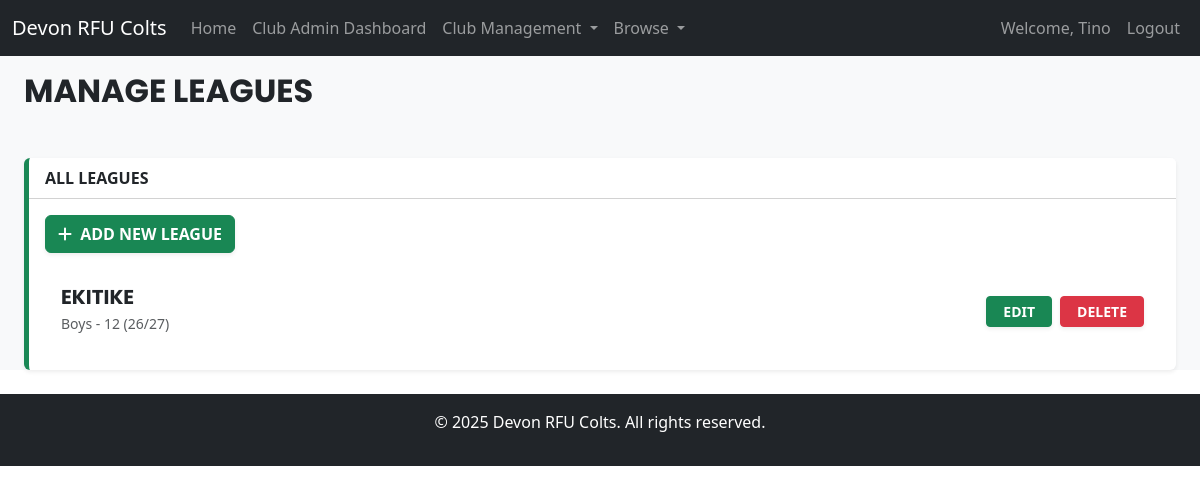
Page /accounts/manage_leagues/ (signed in) on the earlier database version.
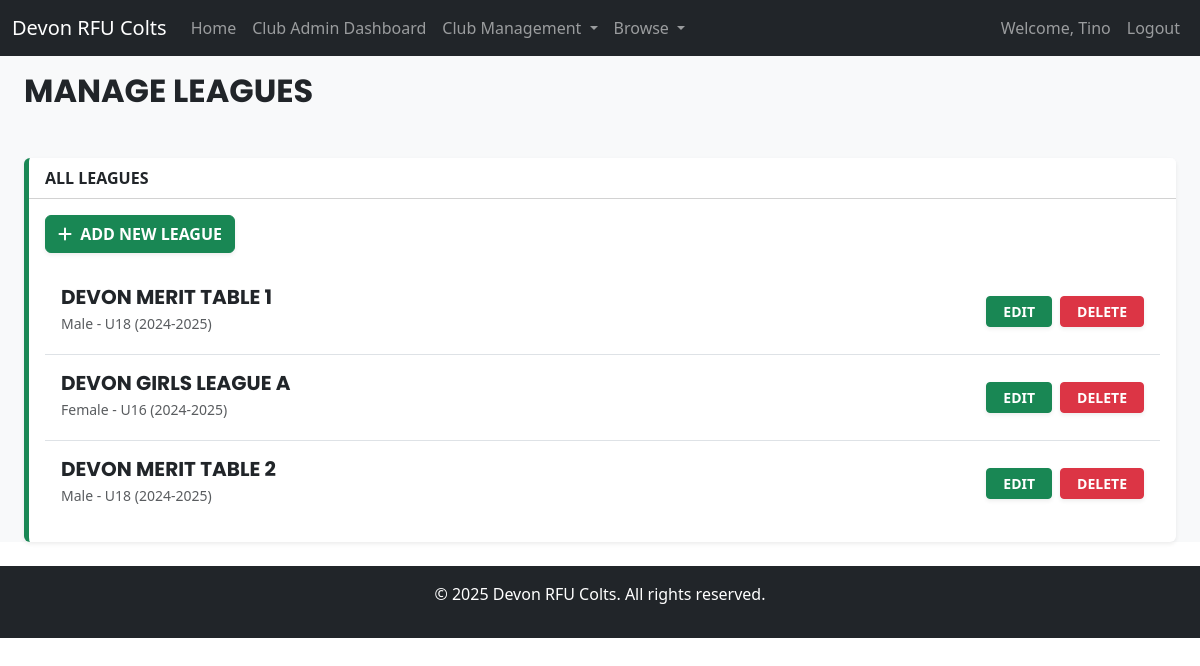
Same page on the later database version.
### app/models.py (models this page shows, shortened)
class League(models.Model):
    name = models.CharField(max_length=100)
    age_group = models.CharField(max_length=20)
    gender = models.CharField(max_length=10)
    season = models.ForeignKey(Season, on_delete=models.CASCADE, related_name='leagues')
    notes = models.TextField(max_length=1000, blank=True)

class Season(models.Model):
    year = models.CharField(max_length=20)
    start_date = models.DateField()
    end_date = models.DateField()
    archived_status = models.BooleanField(default=False)

### accounts/decorators.py (the view)
    @login_required
    def _wrapped_view(request, *args, **kwargs):
        if not (request.user.is_superuser or (hasattr(request.user, 'role') and request.user.role == 'admin')):
            if request.user.role == 'club_admin':
                return redirect('club_admin_dash')
            else:
                return HttpResponseForbidden("Admin access required.")
        return view_func(request, *args, **kwargs)

### accounts/models.py (called while the page is built)
    def is_admin(self):
        return self.role == "admin"

    def is_club_admin(self):
        return self.role == "club_admin"

### accounts/views.py (called while the page is built)
@admin_required
def manage_leagues(request):
    leagues = League.objects.all()
    return render(request, "leagues/manage_leagues.html", {"leagues": leagues})

### accounts/templates/leagues/manage_leagues.html (shortened to what this page needs)
{% extends 'accounts/base.html' %}
{% block hero %}
    <div class="container-fluid px-4 py-3">
        <h2 class="fw-bold text-dark text-uppercase mb-2">Manage Leagues</h2>
    </div>
    <div class="container-fluid mt-4 px-4 mb-4">
        <div class="card bg-white shadow-sm border-success border-0 border-start border-5">
            <div class="card-header bg-white fw-bold text-uppercase">
                All Leagues
            </div>
            <div class="card-body">
                <a href="{% url 'new_league' %}"
                   class="btn btn-success shadow-sm mb-3 fw-semibold text-uppercase">
                    <i class="fas fa-plus me-1"></i> Add New League
                </a>
                <ul class="list-group list-group-flush">
                    {% for league in leagues %}
                        <li class="list-group-item d-flex justify-content-between align-items-center py-3">
                            <div class="me-3">
                                <h5 class="fw-bold text-uppercase mb-1">{{ league.name }}</h5>
                                <p class="mb-1 text-muted small">
                                    {{ league.gender }} - {{ league.age_group }} ({{ league.season.year }})
                                </p>
                            </div>
                            <div class="d-flex align-items-center gap-2">
                                <a href="{% url 'edit_league' league.id %}"
                                   class="btn btn-sm btn-success shadow-sm text-uppercase fw-semibold px-3">
                                    Edit
                                </a>
                                <a href="{% url 'delete_league' league.id %}"
                                   class="btn btn-sm btn-danger shadow-sm text-uppercase fw-semibold px-3">
                                    Delete
                                </a>
                            </div>
                        </li>
                    {% empty %}
                        <li class="list-group-item py-3 text-muted">No leagues found.</li>
                    {% endfor %}
                </ul>
            </div>
        </div>
    </div>
{% endblock %}

Differences in the rows shown:
removed League: name "EKITIKE", gender "Boys", age_group "12", season.year "26/27"
added League: name "DEVON MERIT TABLE 1", gender "Male", age_group "U18", season.year "2024-2025"
added League: name "DEVON GIRLS LEAGUE A", gender "Female", age_group "U16", season.year "2024-2025"
added League: name "DEVON MERIT TABLE 2", gender "Male", age_group "U18", season.year "2024-2025"
